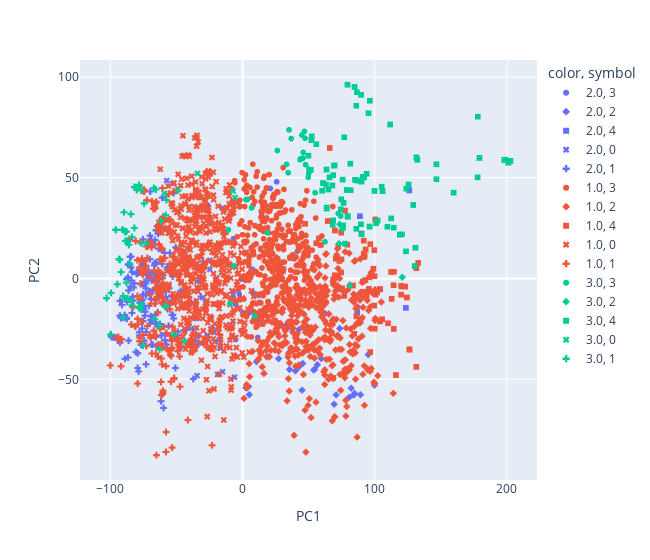

The notebook cell this image was saved under:
### Code cell
cls = KMeans(n_clusters=5, init="k-means++")
cls.fit(data_without_class)
labels = pd.Series(cls.labels_, name="K-means")
labels = pd.Categorical(labels, categories=[0, 1, 2, 3,4])

fig = px.scatter(x=pcs.T[0], y=pcs.T[1], color=data["fetal_health"], symbol=labels,
                 labels={'x': 'PC1', 'y': 'PC2'}, width=650)
fig.show()
print(f"ARI : {adjusted_rand_score(labels, data['fetal_health'])}")

### Figure 1 — Plotly figure (JSON) as saved in the notebook; plotly's stock layout.template omitted (floating-point values rounded to 4 significant figures; data arrays with more than 128 entries replaced by an {"elided": "..."} marker saying what was removed)
{"data": [{"hovertemplate": "color=2.0<br>symbol=3<br>PC1=%{x}<br>PC2=%{y}<extra></extra>", "legendgroup": "2.0, 3", "marker": {"color": "#636efa", "symbol": "circle"}, "mode": "markers", "name": "2.0, 3", "showlegend": true, "type": "scattergl", "x": [20.94, -5.277, 25.8, 21.36, 21.54, 14.48, 41.5, -6.876, 7.6, -2.422, -7.07, 12.22, -5.17, -5.17, 10.31, -0.9112, 7.672, 0.3103, 4.798, 10.93, -7.204, 6.293, 17.44, 14.4, 12.43, 11.93, 11.48, -26.31, -3.138, 30.73], "xaxis": "x", "y": [44.64, -30.24, 47.94, 14.33, 12.54, 31.78, 13.52, 19.68, -6.918, -7.839, -6.645, -8.386, -12.82, -12.82, -7.876, -0.2906, 4.462, -16.97, -17.13, -18.25, -9.053, -15.38, -18.46, -16.97, -20.09, -20.18, -29.28, 36.25, -5.414, 54.98], "yaxis": "y"}, {"hovertemplate": "color=2.0<br>symbol=2<br>PC1=%{x}<br>PC2=%{y}<extra></extra>", "legendgroup": "2.0, 2", "marker": {"color": "#636efa", "symbol": "diamond"}, "mode": "markers", "name": "2.0, 2", "showlegend": true, "type": "scattergl", "x": [53.79, 54.54, 57.72, 42.6, 42.68, 10.49, 95.04, 2.436, 4.553, 5.061, 16.09, 27.26, 20.04, 56.57, 54.01, 45.49, 69.27, 70.81, 82.17, 84.08, 59.56, 80.69, 84.74, 89.19, 99.81, 37.89, 40.0, 35.2, 48.82, 33.33, 35.52, 65.24, 62.38, 73.51, 87.16, 42.58, 45.02], "xaxis": "x", "y": [-45.38, -45.09, 1.695, -43.72, -43.73, -41.24, -37.77, -54.17, -53.57, -57.63, -47.13, -39.77, -38.6, -42.76, -32.55, -42.15, -62.35, -57.73, -54.4, -57.78, -39.7, -58.9, -57.0, -57.62, -52.91, -26.48, -45.8, -36.63, -35.3, -23.09, -45.15, -17.57, -17.36, -24.78, -14.22, -25.31, -55.38], "yaxis": "y"}, {"hovertemplate": "color=2.0<br>symbol=4<br>PC1=%{x}<br>PC2=%{y}<extra></extra>", "legendgroup": "2.0, 4", "marker": {"color": "#636efa", "symbol": "square"}, "mode": "markers", "name": "2.0, 4", "showlegend": true, "type": "scattergl", "x": [104.1, 123.6, 126.2, 86.42, 86.75, 68.51, 89.96, 88.77], "xaxis": "x", "y": [-5.372, -14.56, 43.66, -18.64, -16.8, -1.547, 22.28, 30.93], "yaxis": "y"}, {"hovertemplate": "color=2.0<br>symbol=0<br>PC1=%{x}<br>PC2=%{y}<extra></extra>", "legendgroup": "2.0, 0", "marker": {"color": "#636efa", "symbol": "x"}, "mode": "markers", "name": "2.0, 0", "showlegend": true, "type": "scattergl", "x": [-52.88, -5.944, -24.8, -44.43, -28.06, -32.75, -16.86, -57.42, -37.42, -26.43, -30.12, -15.24, -19.7, -59.46, -24.83, -17.41, -20.94, -34.73, -9.181, -48.96, -34.48, -15.2, -34.43, -6.091, -18.93, -40.65, -22.86, -21.58], "xaxis": "x", "y": [47.14, -38.61, 4.5, 13.45, -12.05, -0.3364, -34.6, 48.57, -12.07, -28.1, -9.458, 34.93, 0.2249, 24.86, 9.041, -30.31, -31.27, -19.89, -23.02, -28.81, -48.19, -46.26, -1.496, -48.95, -47.57, -23.63, -25.23, -26.71], "yaxis": "y"}, {"hovertemplate": "color=2.0<br>symbol=1<br>PC1=%{x}<br>PC2=%{y}<extra></extra>", "legendgroup": "2.0, 1", "marker": {"color": "#636efa", "symbol": "cross"}, "mode": "markers", "name": "2.0, 1", "showlegend": true, "type": "scattergl", "x": {"elided": "192 float values"}, "xaxis": "x", "y": {"elided": "192 float values"}, "yaxis": "y"}, {"hovertemplate": "color=1.0<br>symbol=3<br>PC1=%{x}<br>PC2=%{y}<extra></extra>", "legendgroup": "1.0, 3", "marker": {"color": "#EF553B", "symbol": "circle"}, "mode": "markers", "name": "1.0, 3", "showlegend": true, "type": "scattergl", "x": {"elided": "411 float values"}, "xaxis": "x", "y": {"elided": "411 float values"}, "yaxis": "y"}, {"hovertemplate": "color=1.0<br>symbol=2<br>PC1=%{x}<br>PC2=%{y}<extra></extra>", "legendgroup": "1.0, 2", "marker": {"color": "#EF553B", "symbol": "diamond"}, "mode": "markers", "name": "1.0, 2", "showlegend": true, "type": "scattergl", "x": {"elided": "376 float values"}, "xaxis": "x", "y": {"elided": "376 float values"}, "yaxis": "y"}, {"hovertemplate": "color=1.0<br>symbol=4<br>PC1=%{x}<br>PC2=%{y}<extra></extra>", "legendgroup": "1.0, 4", "marker": {"color": "#EF553B", "symbol": "square"}, "mode": "markers", "name": "1.0, 4", "showlegend": true, "type": "scattergl", "x": [68.61, 114.5, 112.4, 114.2, 112.8, 99.0, 126.3, 124.4, 116.0, 68.6, 131.5, 101.9, 100.6, 110.1, 105.6, 114.4, 126.1, 100.4, 104.0, 70.57, 74.81, 59.2, 74.51, 95.09, 93.81, 93.1, 99.65, 104.0, 99.66, 69.72, 70.12, 96.01, 92.86, 97.0, 91.67, 98.2, 91.14, 91.83, 68.56, 99.78, 92.41, 86.07, 76.95, 73.18, 77.48, 96.54, 55.71, 57.77, 84.5, 65.94, 79.26, 69.86, 72.41, 74.92, 72.04, 75.28, 100.0, 90.99, 95.59, 83.53, 91.72, 74.56, 120.7, 131.5, 132.9, 120.0, 123.1, 119.9, 67.68, 64.5, 96.61, 47.31], "xaxis": "x", "y": [-0.6178, 3.312, 3.223, -3.344, -10.11, 4.809, -35.38, -9.419, -47.91, -49.32, -43.84, -6.912, -8.046, -22.22, -20.22, -25.0, -35.06, 29.23, -21.28, 9.776, 9.478, 16.61, 2.985, -6.517, -8.903, 14.35, 14.06, -5.229, -13.43, 1.618, 1.5, 0.5593, -0.7645, 1.218, 12.32, 1.217, -1.473, 10.64, -0.5116, 1.129, 11.24, -18.8, -8.637, 8.705, 33.67, -36.51, 17.5, 19.91, -27.46, 64.69, 16.72, 23.79, 16.03, -4.99, 1.164, -4.838, -24.89, -6.63, -5.188, -3.524, 18.76, 22.73, -3.967, 5.044, 7.692, -3.649, -4.025, -8.022, -27.35, 28.5, 17.03, 27.11], "yaxis": "y"}, {"hovertemplate": "color=1.0<br>symbol=0<br>PC1=%{x}<br>PC2=%{y}<extra></extra>", "legendgroup": "1.0, 0", "marker": {"color": "#EF553B", "symbol": "x"}, "mode": "markers", "name": "1.0, 0", "showlegend": true, "type": "scattergl", "x": {"elided": "599 float values"}, "xaxis": "x", "y": {"elided": "599 float values"}, "yaxis": "y"}, {"hovertemplate": "color=1.0<br>symbol=1<br>PC1=%{x}<br>PC2=%{y}<extra></extra>", "legendgroup": "1.0, 1", "marker": {"color": "#EF553B", "symbol": "cross"}, "mode": "markers", "name": "1.0, 1", "showlegend": true, "type": "scattergl", "x": {"elided": "197 float values"}, "xaxis": "x", "y": {"elided": "197 float values"}, "yaxis": "y"}, {"hovertemplate": "color=3.0<br>symbol=3<br>PC1=%{x}<br>PC2=%{y}<extra></extra>", "legendgroup": "3.0, 3", "marker": {"color": "#00cc96", "symbol": "circle"}, "mode": "markers", "name": "3.0, 3", "showlegend": true, "type": "scattergl", "x": [3.607, 3.666, 2.523, 9.253, 9.253, -9.541, 62.36, -6.67, 47.7, 54.87, 6.803, 18.6, 45.9, 34.53, 46.79, 44.86, 47.27, 36.79, 33.28, 35.15, -10.8, 49.67, 50.07, 50.33, 50.25, 43.71, 43.54, 45.56, 26.29, 72.36, 74.25], "xaxis": "x", "y": [39.2, 39.24, 39.04, -18.56, -18.56, -12.45, 18.18, 6.232, 56.42, 42.53, 35.01, 22.74, 62.51, 52.44, 72.9, 71.13, 69.55, 69.37, 56.56, 73.72, 24.13, 50.14, 52.01, 52.93, 54.22, 59.29, 58.86, 59.66, 63.47, 32.23, 30.93], "yaxis": "y"}, {"hovertemplate": "color=3.0<br>symbol=2<br>PC1=%{x}<br>PC2=%{y}<extra></extra>", "legendgroup": "3.0, 2", "marker": {"color": "#00cc96", "symbol": "diamond"}, "mode": "markers", "name": "3.0, 2", "showlegend": true, "type": "scattergl", "x": [81.15, 120.8, 73.53, 75.65, 72.96], "xaxis": "x", "y": [-3.536, 0.6219, 26.85, 24.39, 17.26], "yaxis": "y"}, {"hovertemplate": "color=3.0<br>symbol=4<br>PC1=%{x}<br>PC2=%{y}<extra></extra>", "legendgroup": "3.0, 4", "marker": {"color": "#00cc96", "symbol": "square"}, "mode": "markers", "name": "3.0, 4", "showlegend": true, "type": "scattergl", "x": [159.7, 177.8, 120.6, 146.7, 130.8, 132.2, 95.3, 90.01, 131.5, 123.7, 77.49, 130.2, 119.0, 146.7, 111.7, 60.18, 90.9, 89.95, 91.97, 81.52, 93.89, 91.03, 65.8, 105.9, 123.9, 125.6, 105.3, 86.89, 85.12, 99.84, 49.8, 55.78, 52.02, 52.39, 69.62, 79.43, 79.71, 69.19, 60.84, 96.33, 86.49, 89.66, 84.7, 79.35, 76.41, 89.57, 86.06, 74.33, 96.1, 102.1, 178.0, 201.2, 202.7, 198.8, 198.0, 179.3, 64.92, 68.17, 68.53, 63.05, 63.61, 63.7, 68.58, 63.51, 74.67, 67.95, 51.65, 78.81, 81.79, 101.0, 112.4, 76.94, 129.1, 114.4, 109.6, 75.68, 76.1, 86.01], "xaxis": "x", "y": [42.54, 50.16, 21.89, 49.23, 15.21, 58.82, 81.94, 21.95, 60.05, 13.45, 17.27, 6.141, 21.74, 56.6, 76.35, 43.49, 49.9, 47.98, 50.25, 56.93, 51.89, 50.36, 50.13, 43.31, 44.55, 46.57, 45.49, 48.56, 48.9, 43.42, 60.89, 66.59, 68.61, 70.44, 56.06, 30.95, 30.56, 55.95, 47.32, 88.15, 92.39, 91.04, 94.97, 96.07, 37.47, 26.87, 24.65, 34.3, 25.72, 28.7, 80.24, 57.37, 58.31, 58.93, 58.74, 59.78, 44.13, 26.64, 28.83, 46.54, 34.68, 35.15, 51.24, 54.01, 39.27, 46.13, 53.88, 43.88, 43.75, 27.39, 29.8, 70.01, 36.44, 25.18, 25.64, 49.01, 26.27, 85.66], "yaxis": "y"}, {"hovertemplate": "color=3.0<br>symbol=0<br>PC1=%{x}<br>PC2=%{y}<extra></extra>", "legendgroup": "3.0, 0", "marker": {"color": "#00cc96", "symbol": "x"}, "mode": "markers", "name": "3.0, 0", "showlegend": true, "type": "scattergl", "x": [-59.11, -5.676, -7.192, -34.13], "xaxis": "x", "y": [42.21, 40.1, 43.39, 52.08], "yaxis": "y"}, {"hovertemplate": "color=3.0<br>symbol=1<br>PC1=%{x}<br>PC2=%{y}<extra></extra>", "legendgroup": "3.0, 1", "marker": {"color": "#00cc96", "symbol": "cross"}, "mode": "markers", "name": "3.0, 1", "showlegend": true, "type": "scattergl", "x": [-74.48, -76.78, -58.16, -78.38, -84.15, -76.55, -87.09, -80.1, -90.38, -99.52, -89.04, -91.93, -102.9, -102.9, -78.2, -94.8, -87.91, -89.4, -91.0, -87.78, -88.81, -92.89, -93.59, -87.57, -88.69, -99.88, -85.48, -58.31, -58.28, -58.79, -63.01, -66.58, -90.3, -51.82, -43.88, -77.58, -83.62, -76.8, -62.61, -57.67, -78.42, -81.85, -81.78, -48.68, -65.62, -67.14, -81.89, -84.48, -76.54, -83.65, -73.09, -86.06, -96.08, -95.81, -61.75, -89.69, -75.39, -62.77], "xaxis": "x", "y": [37.15, 43.62, 31.41, 45.47, -11.18, -12.73, -9.859, 43.88, -8.669, -7.144, -9.989, 3.188, -9.764, -9.764, -14.61, -2.863, -2.083, 23.58, 24.19, 23.22, 23.13, 9.259, 9.648, 18.73, 18.63, -27.79, 7.489, -14.16, -13.71, -13.75, -23.34, -20.18, -19.45, -27.9, -31.05, -13.93, -13.45, -15.36, -23.24, 38.94, 46.4, 45.28, 45.29, 43.69, 44.12, 44.84, 25.07, 31.9, 17.47, 20.56, 17.51, 16.68, 24.1, 24.13, 28.54, 32.85, -33.3, -35.11], "yaxis": "y"}], "layout": {"legend": {"title": {"text": "color, symbol"}, "tracegroupgap": 0}, "margin": {"t": 60}, "width": 650, "xaxis": {"anchor": "y", "domain": [0, 1], "title": {"text": "PC1"}}, "yaxis": {"anchor": "x", "domain": [0, 1], "title": {"text": "PC2"}}}}
